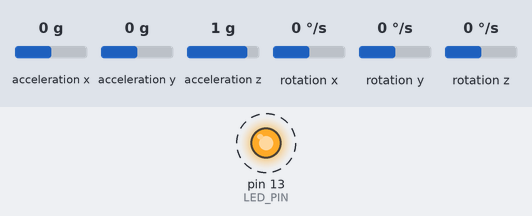
A sketch run on a simulated Arduino Uno, built with avr-gcc and run on an emulated ATmega328P. Parts: output pins drawn as LEDs (lit = HIGH). Dashed ring = blinking. Inputs (shaded band) come from the test bench; at power-on: acceleration x 0 g, acceleration y 0 g, rotation x 0 °/s, acceleration z 1 g, rotation y 0 °/s, rotation z 0 °/s. What the sketch prints to the serial monitor is not drawn.

Above: at 0.78 s.
1.3 s: acceleration x set to -1.4 g
4.3 s: acceleration y set to -1.4 g
7.3 s: rotation x set to -192 °/s
10.3 s: acceleration z set to -1.4 g
Timing chart, 0 to 14.3 s (numbered marks = the images above; inputs shaded):
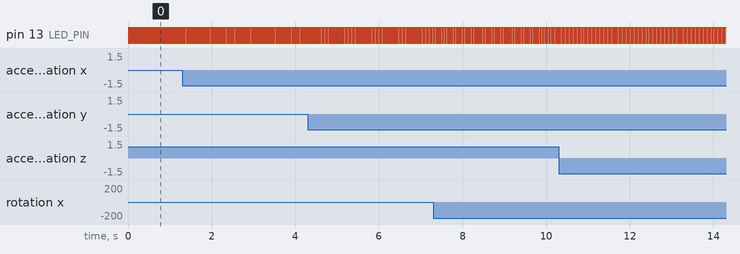

Measured:
- by itself, pin 13 (LED_PIN): alternates HIGH for 0.02 s and LOW for 0.02 s

The sketch:

MPU9150.ino
```cpp
// I2C device class (I2Cdev) demonstration Arduino sketch for MPU9150
// 1/4/2013 original by Jeff Rowberg <jeff@rowberg.net> at https://github.com/jrowberg/i2cdevlib
//          modified by Aaron Weiss <aaron@sparkfun.com>
//
// Changelog:
//     2011-10-07 - initial release
//     2013-1-4 - added raw magnetometer output

/* ============================================
I2Cdev device library code is placed under the MIT license

Permission is hereby granted, free of charge, to any person obtaining a copy
of this software and associated documentation files (the "Software"), to deal
in the Software without restriction, including without limitation the rights
to use, copy, modify, merge, publish, distribute, sublicense, and/or sell
copies of the Software, and to permit persons to whom the Software is
furnished to do so, subject to the following conditions:

The above copyright notice and this permission notice shall be included in
all copies or substantial portions of the Software.

THE SOFTWARE IS PROVIDED "AS IS", WITHOUT WARRANTY OF ANY KIND, EXPRESS OR
IMPLIED, INCLUDING BUT NOT LIMITED TO THE WARRANTIES OF MERCHANTABILITY,
FITNESS FOR A PARTICULAR PURPOSE AND NONINFRINGEMENT. IN NO EVENT SHALL THE
AUTHORS OR COPYRIGHT HOLDERS BE LIABLE FOR ANY CLAIM, DAMAGES OR OTHER
LIABILITY, WHETHER IN AN ACTION OF CONTRACT, TORT OR OTHERWISE, ARISING FROM,
OUT OF OR IN CONNECTION WITH THE SOFTWARE OR THE USE OR OTHER DEALINGS IN
THE SOFTWARE.
===============================================
*/

// Arduino Wire library is required if I2Cdev I2CDEV_ARDUINO_WIRE implementation
// is used in I2Cdev.h
#include "Wire.h"

// I2Cdev and MPU6050 must be installed as libraries, or else the .cpp/.h files
// for both classes must be in the include path of your project
#include "I2Cdev.h"
#include "MPU6050.h"

// class default I2C address is 0x68
// specific I2C addresses may be passed as a parameter here
// AD0 low = 0x68 (default for InvenSense evaluation board)
// AD0 high = 0x69
MPU6050 MARG1(MPU6050_ADDRESS_AD0_LOW);
MPU6050 MARG2(MPU6050_ADDRESS_AD0_HIGH);


int16_t ax, ay, az;
int16_t gx, gy, gz;
int16_t mx, my, mz;
int16_t sensor_id;
unsigned long time;

#define LED_PIN 13
bool blinkState = false;

String serial_msg;


void setup() {
    // join I2C bus (I2Cdev library doesn't do this automatically)
    Wire.begin();

    // initialize serial communication
    // (38400 chosen because it works as well at 8MHz as it does at 16MHz, but
    // it's really up to you depending on your project)
    Serial.begin(38400);

    // initialize device
    Serial.println("Initializing I2C devices...");
    MARG1.initialize();
    MARG1.setDMPEnabled(false );

    MARG2.initialize();
    MARG2.setDMPEnabled(false);

    // verify connection
    Serial.println("Testing device connections...");
    Serial.println(MARG1.testConnection() ? "MPU6050 1 connection successful" : "MPU6050 1 connection failed");
    Serial.println(MARG2.testConnection() ? "MPU6050 2 connection successful" : "MPU6050 2 connection failed");
    serial_msg = String();
    // configure Arduino LED for
    pinMode(LED_PIN, OUTPUT);
    mx = 0;
    my = 0;
    mz = 0;

}

void loop() {
    // read raw accel/gyro measurements from device
    // accelgyro.getMotion9(&ax, &ay, &az, &gx, &gy, &gz, &mx, &my, &mz);

    if (sensor_id == 1) {
         MARG1.getMotion6(&ax, &ay, &az, &gx, &gy, &gz);
         sensor_id = 2;
    } else {
         MARG2.getMotion6(&ax, &ay, &az, &gx, &gy, &gz);
         sensor_id = 1;
    }

        // blink LED to indicate activity
    blinkState = !blinkState;
    digitalWrite(LED_PIN, blinkState);

    // these methods (and a few others) are also available
    //accelgyro.getAcceleration(&ax, &ay, &az);
    //accelgyro.getRotation(&gx, &gy, &gz);

    // display tab-separated accel/gyro x/y/z valuesSerial.print("Time: ");
    time = millis();
    //prints time since program started

    serial_msg = "";
    serial_msg = serial_msg + "ID:";
    serial_msg = serial_msg + sensor_id;
    serial_msg = serial_msg + "Time:";
    serial_msg = serial_msg + time;serial_msg = serial_msg + "\t";
    serial_msg = serial_msg + "a/g/m:";
    serial_msg = serial_msg + ax;serial_msg = serial_msg + "|";
    serial_msg = serial_msg + ay;serial_msg = serial_msg + "|";
    serial_msg = serial_msg + az;serial_msg = serial_msg + "|";
    serial_msg = serial_msg + gx;serial_msg = serial_msg + "|";
    serial_msg = serial_msg + gy;serial_msg = serial_msg + "|";
    serial_msg = serial_msg + gz;serial_msg = serial_msg + "|";
    serial_msg = serial_msg + mx;serial_msg = serial_msg + "|";
    serial_msg = serial_msg + my;serial_msg = serial_msg + "|";
    serial_msg = serial_msg + mz;serial_msg = serial_msg + "|";
    Serial.println(serial_msg);


}
```
